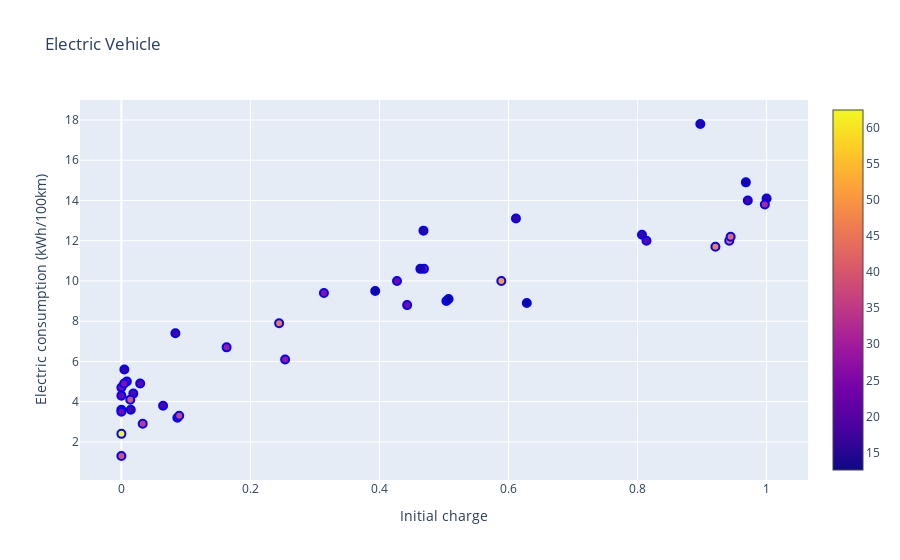

Here is the notebook cell this chart was saved with:
### Markdown cell above
## Understanding properties

Properties such as `marker` specify how to display the points of a plot. Plotly allows styling to a high level of detail. A tutorial on the important properties that are related to markers can be found [here](https://plotly.com/python/marker-style/). 

### Styling with dictionaries

The most common option for styling is a dictionary, as in the given example. (Note it uses the construct `dict(...)` but you could also pass a dictionary in explicit form like `{'size': 8}`). 

### Styling with shortcuts

Plotly developers where smart and allow specifying the properties as "shortcuts" instead of using a dictionary. Please refer to the example below. 

For instance, `marker_size=8'  is equivalent to the dictionary

    marker = {
        'size': 8
    }

and `marker_line_width=2` is equivalent to

    marker = {
        'line': {
            'width': 2
        }
    }

Basically, plotly understands that an underscore (_) in an argument name is a shortcut for a dictionary entry. This will be illustrated in the figure below.

### Code cell
figure2 = go.Figure(
    go.Scatter(
        x=df.charge,
        y=df.electric,
        mode='markers',
        marker_size=8,
        marker_color=df.speed,
        marker_line_width=2,
        marker_line_color='blue',
        marker_showscale=True,    
    )   
)
figure2.update_layout(
    title='Electric Vehicle',
    xaxis_title='Initial charge',
    yaxis_title='Electric consumption (kWh/100km)'
)
figure2.show()

### Figure 1 — Plotly figure (JSON) as saved in the notebook; plotly's stock layout.template omitted (floating-point values rounded to 4 significant figures)
{"data": [{"marker": {"color": [43.3, 14.1, 22.4, 16.8, 19.1, 33.3, 22.1, 15.4, 24.9, 23.6, 25.4, 18.3, 12.9, 39.8, 50.8, 23.3, 62.4, 46.8, 15.8, 17.9, 18.9, 46, 32.1, 24.6, 22.3, 20.4, 25.1, 36.9, 14.9, 24.1, 42.9, 27.6, 28.9, 16.3, 29.6, 16.9, 39.9, 35.4, 26.8, 15.5, 13.1, 12.6, 16.9], "line": {"color": "blue", "width": 2}, "showscale": true, "size": 8}, "mode": "markers", "type": "scatter", "x": [0.9422, 0.9679, 0.08676, 0.004587, 0.06462, 0, 0.8139, 0.5037, 0.4429, 0.008475, 0, 0.01454, 0.3934, 0, 0.5889, 0, 0, 0.9207, 1, 0.0837, 0.9708, 0.2444, 0.9973, 0.469, 0.02913, 0.01848, 0, 0.08962, 0.4634, 0.4272, 0.9443, 0.3139, 0.2538, 0.4682, 0.1631, 0.6115, 0.01377, 0.03301, 0.004278, 0.8973, 0.5071, 0.6283, 0.8069], "y": [12, 14.9, 3.2, 5.6, 3.8, 3.6, 12, 9, 8.8, 5, 4.7, 3.6, 9.5, 1.3, 10, 4.3, 2.4, 11.7, 14.1, 7.4, 14, 7.9, 13.8, 10.6, 4.9, 4.4, 3.5, 3.3, 10.6, 10, 12.2, 9.4, 6.1, 12.5, 6.7, 13.1, 4.1, 2.9, 4.9, 17.8, 9.1, 8.9, 12.3]}], "layout": {"title": {"text": "Electric Vehicle"}, "xaxis": {"title": {"text": "Initial charge"}}, "yaxis": {"title": {"text": "Electric consumption (kWh/100km)"}}}}
